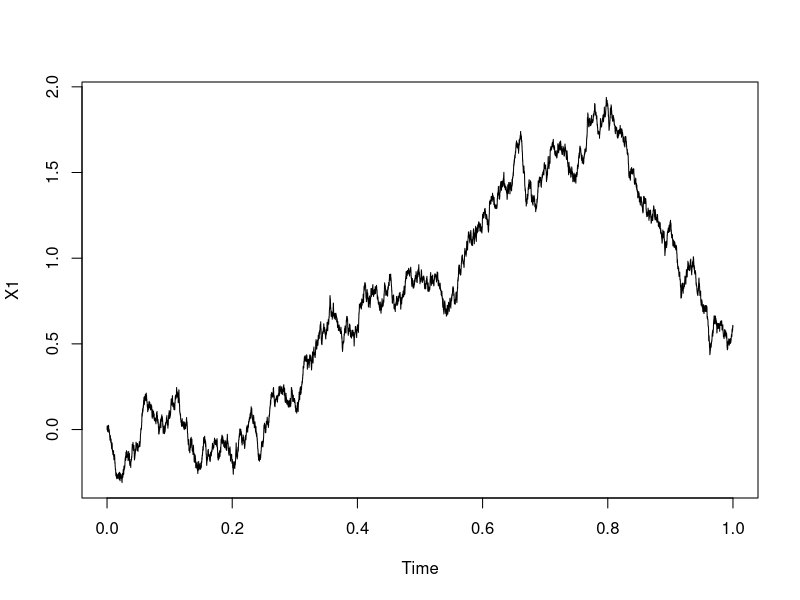
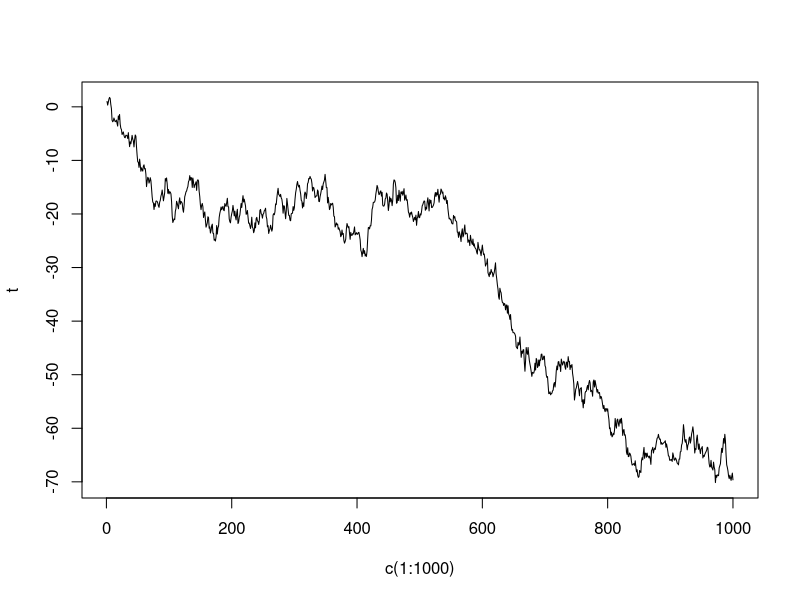

Generate these figures, in order, with R:
#Brownian motion

T = 1     # end of interval[0,T]
N = 10000
x=0       #initial value of the process at time t0.
t0=0      #initial time
dt <- (T-t0)/N
t <- seq(t0,T, length=N+1)  # set up scale
X1 <- ts(cumsum(c(x,rnorm(N,mean = 0)*sqrt(dt))),start=t0, deltat=dt)
X2 <- ts(cumsum(c(x,rnorm(N)*sqrt(dt))),start=t0, deltat=dt)
ts.plot(X1)
mean(X1)
sd(X1)
#

#other way
t<-c(1:1000)
delta<-rnorm(1000,mean = 0)

for(i in c(2:1000)){
       
        t[i]= t[i-1] + delta[i-1]
        
}
png("plot1.png",width = 480,height = 480)
plot(c(1:1000),t,type = "l")
mean(delta)
sd(delta)
dev.off()
